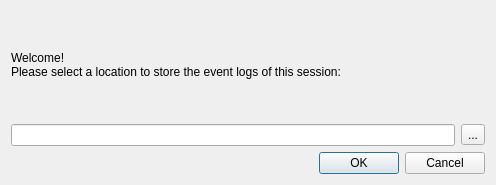
<?xml version="1.0" encoding="UTF-8"?>
<ui version="4.0">
 <class>EventLogDialog</class>
 <widget class="QDialog" name="EventLogDialog">
  <property name="geometry">
   <rect>
    <x>0</x>
    <y>0</y>
    <width>496</width>
    <height>185</height>
   </rect>
  </property>
  <property name="sizePolicy">
   <sizepolicy hsizetype="Expanding" vsizetype="Preferred">
    <horstretch>0</horstretch>
    <verstretch>0</verstretch>
   </sizepolicy>
  </property>
  <property name="palette">
   <palette>
    <active/>
    <inactive/>
    <disabled/>
   </palette>
  </property>
  <property name="windowTitle">
   <string>Set Eventlog Location</string>
  </property>
  <property name="styleSheet">
   <string notr="true"/>
  </property>
  <layout class="QVBoxLayout" name="verticalLayout_2">
   <item>
    <layout class="QVBoxLayout" name="verticalLayout">
     <item>
      <widget class="QLabel" name="log_path_label">
       <property name="styleSheet">
        <string notr="true">background-color: {rgb(185, 212, 125)}</string>
       </property>
       <property name="text">
        <string>Welcome!
Please select a location to store the event logs of this session:</string>
       </property>
       <property name="wordWrap">
        <bool>true</bool>
       </property>
      </widget>
     </item>
     <item>
      <layout class="QHBoxLayout" name="horizontalLayout">
       <item>
        <widget class="QLineEdit" name="log_path">
         <property name="sizePolicy">
          <sizepolicy hsizetype="Expanding" vsizetype="Fixed">
           <horstretch>0</horstretch>
           <verstretch>0</verstretch>
          </sizepolicy>
         </property>
         <property name="toolTip">
          <string>&lt;html&gt;&lt;head/&gt;&lt;body&gt;&lt;p&gt;Path to board configuration file&lt;/p&gt;&lt;/body&gt;&lt;/html&gt;</string>
         </property>
        </widget>
       </item>
       <item>
        <widget class="QToolButton" name="select_location_button">
         <property name="toolTip">
          <string>&lt;html&gt;&lt;head/&gt;&lt;body&gt;&lt;p&gt;Select location of board configuration file&lt;/p&gt;&lt;/body&gt;&lt;/html&gt;</string>
         </property>
         <property name="text">
          <string>...</string>
         </property>
         <property name="icon">
          <iconset resource="resources.qrc">
           <normaloff>:/icons/folder.png</normaloff>:/icons/folder.png</iconset>
         </property>
         <property name="iconSize">
          <size>
           <width>25</width>
           <height>25</height>
          </size>
         </property>
        </widget>
       </item>
      </layout>
     </item>
     <item>
      <widget class="QDialogButtonBox" name="buttonBox">
       <property name="palette">
        <palette>
         <active>
          <colorrole role="WindowText">
           <brush brushstyle="SolidPattern">
            <color alpha="255">
             <red>0</red>
             <green>0</green>
             <blue>0</blue>
            </color>
           </brush>
          </colorrole>
          <colorrole role="Dark">
           <brush brushstyle="SolidPattern">
            <color alpha="255">
             <red>127</red>
             <green>166</green>
             <blue>53</blue>
            </color>
           </brush>
          </colorrole>
          <colorrole role="Mid">
           <brush brushstyle="SolidPattern">
            <color alpha="255">
             <red>105</red>
             <green>136</green>
             <blue>43</blue>
            </color>
           </brush>
          </colorrole>
          <colorrole role="Text">
           <brush brushstyle="SolidPattern">
            <color alpha="255">
             <red>0</red>
             <green>0</green>
             <blue>0</blue>
            </color>
           </brush>
          </colorrole>
          <colorrole role="ButtonText">
           <brush brushstyle="SolidPattern">
            <color alpha="255">
             <red>0</red>
             <green>0</green>
             <blue>0</blue>
            </color>
           </brush>
          </colorrole>
          <colorrole role="PlaceholderText">
           <brush brushstyle="NoBrush">
            <color alpha="128">
             <red>0</red>
             <green>0</green>
             <blue>0</blue>
            </color>
           </brush>
          </colorrole>
         </active>
         <inactive>
          <colorrole role="WindowText">
           <brush brushstyle="SolidPattern">
            <color alpha="255">
             <red>0</red>
             <green>0</green>
             <blue>0</blue>
            </color>
           </brush>
          </colorrole>
          <colorrole role="Dark">
           <brush brushstyle="SolidPattern">
            <color alpha="255">
             <red>127</red>
             <green>166</green>
             <blue>53</blue>
            </color>
           </brush>
          </colorrole>
          <colorrole role="Mid">
           <brush brushstyle="SolidPattern">
            <color alpha="255">
             <red>105</red>
             <green>136</green>
             <blue>43</blue>
            </color>
           </brush>
          </colorrole>
          <colorrole role="Text">
           <brush brushstyle="SolidPattern">
            <color alpha="255">
             <red>0</red>
             <green>0</green>
             <blue>0</blue>
            </color>
           </brush>
          </colorrole>
          <colorrole role="ButtonText">
           <brush brushstyle="SolidPattern">
            <color alpha="255">
             <red>0</red>
             <green>0</green>
             <blue>0</blue>
            </color>
           </brush>
          </colorrole>
          <colorrole role="PlaceholderText">
           <brush brushstyle="NoBrush">
            <color alpha="128">
             <red>0</red>
             <green>0</green>
             <blue>0</blue>
            </color>
           </brush>
          </colorrole>
         </inactive>
         <disabled>
          <colorrole role="WindowText">
           <brush brushstyle="SolidPattern">
            <color alpha="255">
             <red>127</red>
             <green>166</green>
             <blue>53</blue>
            </color>
           </brush>
          </colorrole>
          <colorrole role="Dark">
           <brush brushstyle="SolidPattern">
            <color alpha="255">
             <red>127</red>
             <green>166</green>
             <blue>53</blue>
            </color>
           </brush>
          </colorrole>
          <colorrole role="Mid">
           <brush brushstyle="SolidPattern">
            <color alpha="255">
             <red>105</red>
             <green>136</green>
             <blue>43</blue>
            </color>
           </brush>
          </colorrole>
          <colorrole role="Text">
           <brush brushstyle="SolidPattern">
            <color alpha="255">
             <red>127</red>
             <green>166</green>
             <blue>53</blue>
            </color>
           </brush>
          </colorrole>
          <colorrole role="ButtonText">
           <brush brushstyle="SolidPattern">
            <color alpha="255">
             <red>127</red>
             <green>166</green>
             <blue>53</blue>
            </color>
           </brush>
          </colorrole>
          <colorrole role="PlaceholderText">
           <brush brushstyle="NoBrush">
            <color alpha="128">
             <red>0</red>
             <green>0</green>
             <blue>0</blue>
            </color>
           </brush>
          </colorrole>
         </disabled>
        </palette>
       </property>
       <property name="styleSheet">
        <string notr="true"/>
       </property>
       <property name="orientation">
        <enum>Qt::Horizontal</enum>
       </property>
       <property name="standardButtons">
        <set>QDialogButtonBox::Cancel|QDialogButtonBox::Ok</set>
       </property>
      </widget>
     </item>
    </layout>
   </item>
  </layout>
 </widget>
 <resources>
  <include location="resources.qrc"/>
 </resources>
 <connections>
  <connection>
   <sender>buttonBox</sender>
   <signal>rejected()</signal>
   <receiver>EventLogDialog</receiver>
   <slot>reject()</slot>
   <hints>
    <hint type="sourcelabel">
     <x>316</x>
     <y>260</y>
    </hint>
    <hint type="destinationlabel">
     <x>286</x>
     <y>274</y>
    </hint>
   </hints>
  </connection>
  <connection>
   <sender>buttonBox</sender>
   <signal>accepted()</signal>
   <receiver>EventLogDialog</receiver>
   <slot>accept()</slot>
   <hints>
    <hint type="sourcelabel">
     <x>248</x>
     <y>254</y>
    </hint>
    <hint type="destinationlabel">
     <x>157</x>
     <y>274</y>
    </hint>
   </hints>
  </connection>
 </connections>
</ui>
